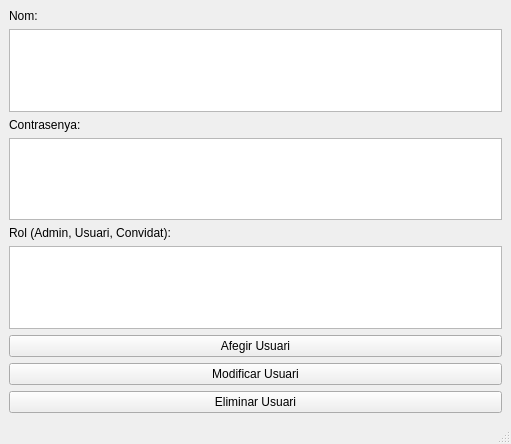
<?xml version="1.0" encoding="UTF-8"?>
<ui version="4.0">
 <class>MainWindow</class>
 <widget class="QMainWindow" name="MainWindow">
  <property name="geometry">
   <rect>
    <x>0</x>
    <y>0</y>
    <width>511</width>
    <height>444</height>
   </rect>
  </property>
  <property name="sizePolicy">
   <sizepolicy hsizetype="Expanding" vsizetype="Expanding">
    <horstretch>0</horstretch>
    <verstretch>0</verstretch>
   </sizepolicy>
  </property>
  <property name="windowTitle">
   <string>MainWindow</string>
  </property>
  <widget class="QWidget" name="centralwidget">
   <layout class="QVBoxLayout" name="verticalLayout_3">
    <item>
     <layout class="QVBoxLayout" name="verticalLayout">
      <item>
       <widget class="QLabel" name="label">
        <property name="text">
         <string>Nom:</string>
        </property>
        <property name="scaledContents">
         <bool>false</bool>
        </property>
        <property name="wordWrap">
         <bool>false</bool>
        </property>
        <property name="indent">
         <number>-1</number>
        </property>
        <property name="textInteractionFlags">
         <set>Qt::NoTextInteraction</set>
        </property>
       </widget>
      </item>
      <item>
       <widget class="QTextEdit" name="textEdit_2"/>
      </item>
      <item>
       <widget class="QLabel" name="label_2">
        <property name="text">
         <string>Contrasenya:</string>
        </property>
       </widget>
      </item>
      <item>
       <widget class="QTextEdit" name="textEdit"/>
      </item>
      <item>
       <widget class="QLabel" name="label_3">
        <property name="text">
         <string>Rol (Admin, Usuari, Convidat):</string>
        </property>
       </widget>
      </item>
      <item>
       <widget class="QTextEdit" name="textEdit_3"/>
      </item>
      <item>
       <widget class="QPushButton" name="pushButton_6">
        <property name="text">
         <string>Afegir Usuari</string>
        </property>
       </widget>
      </item>
      <item>
       <widget class="QPushButton" name="pushButton">
        <property name="text">
         <string>Modificar Usuari</string>
        </property>
       </widget>
      </item>
      <item>
       <widget class="QPushButton" name="pushButton_2">
        <property name="text">
         <string>Eliminar Usuari</string>
        </property>
       </widget>
      </item>
     </layout>
    </item>
   </layout>
  </widget>
  <widget class="QMenuBar" name="menubar">
   <property name="geometry">
    <rect>
     <x>0</x>
     <y>0</y>
     <width>511</width>
     <height>22</height>
    </rect>
   </property>
  </widget>
  <widget class="QStatusBar" name="statusbar"/>
 </widget>
 <resources/>
 <connections/>
</ui>
